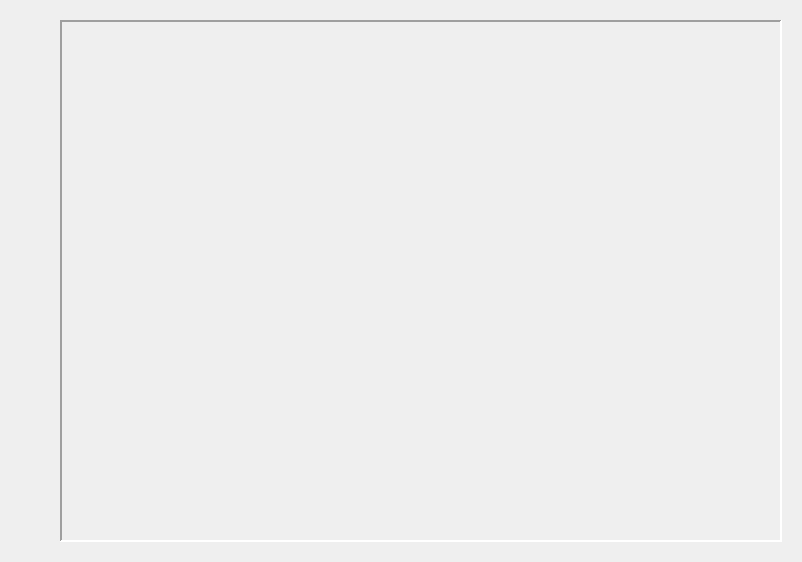
<?xml version="1.0" encoding="UTF-8"?>
<ui version="4.0">
 <class>MainGraph</class>
 <widget class="QWidget" name="MainGraph">
  <property name="geometry">
   <rect>
    <x>0</x>
    <y>0</y>
    <width>802</width>
    <height>562</height>
   </rect>
  </property>
  <property name="windowTitle">
   <string>Form</string>
  </property>
  <layout class="QHBoxLayout" name="horizontalLayout_2">
   <item>
    <layout class="QHBoxLayout" name="horizontalLayout">
     <item>
      <layout class="QVBoxLayout" name="GraphLayout"/>
     </item>
     <item>
      <spacer name="horizontalSpacer">
       <property name="orientation">
        <enum>Qt::Horizontal</enum>
       </property>
       <property name="sizeType">
        <enum>QSizePolicy::Minimum</enum>
       </property>
       <property name="sizeHint" stdset="0">
        <size>
         <width>40</width>
         <height>20</height>
        </size>
       </property>
      </spacer>
     </item>
     <item>
      <layout class="QVBoxLayout" name="BtnLayout">
       <item>
        <widget class="QWidget" name="widget" native="true">
         <layout class="QVBoxLayout" name="verticalLayout">
          <item>
           <layout class="QVBoxLayout" name="verticalLayout_2">
            <item>
             <widget class="QScrollArea" name="scrollArea">
              <property name="frameShape">
               <enum>QFrame::Panel</enum>
              </property>
              <property name="frameShadow">
               <enum>QFrame::Sunken</enum>
              </property>
              <property name="lineWidth">
               <number>2</number>
              </property>
              <property name="widgetResizable">
               <bool>true</bool>
              </property>
              <widget class="QWidget" name="scrollAreaWidget">
               <property name="geometry">
                <rect>
                 <x>0</x>
                 <y>0</y>
                 <width>692</width>
                 <height>508</height>
                </rect>
               </property>
              </widget>
             </widget>
            </item>
           </layout>
          </item>
         </layout>
        </widget>
       </item>
      </layout>
     </item>
    </layout>
   </item>
  </layout>
 </widget>
 <resources/>
 <connections/>
</ui>
